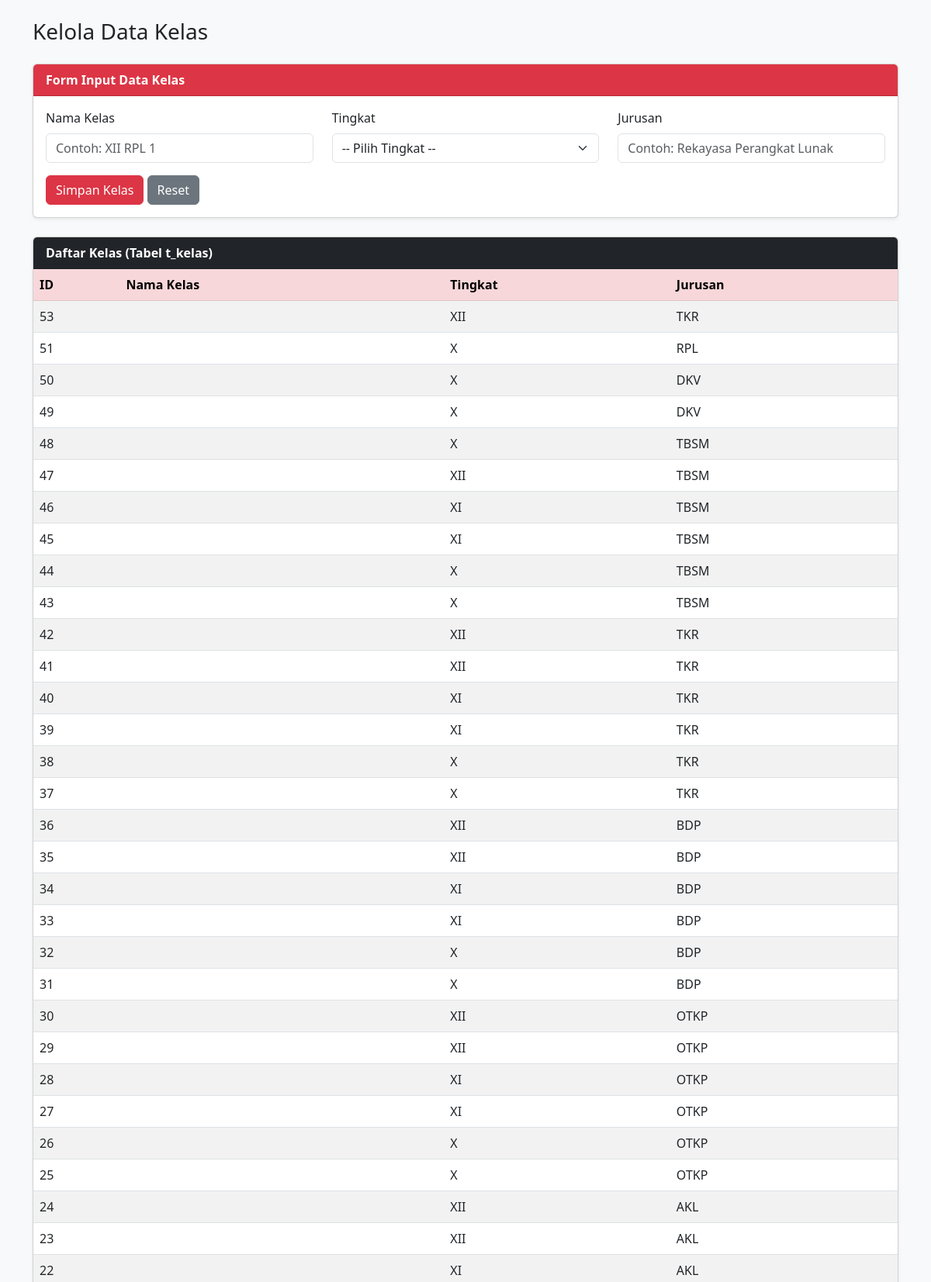
/kelas/kelas.php (upper part), run on the app's committed database.
### tables this page shows
CREATE TABLE `t_kelas` (
  `id` int(11) NOT NULL,
  `wali_kelas_id` int(11) DEFAULT 0,
  `nama` varchar(100) DEFAULT NULL,
  `tingkat` varchar(20) NOT NULL,
  `jurusan` varchar(100) NOT NULL,
  `status_aktif` tinyint(1) NOT NULL,
  `created_at` timestamp NOT NULL DEFAULT current_timestamp(),
  `updated_at` timestamp NOT NULL DEFAULT current_timestamp()
);

### kelas/kelas.php (the view, shortened to what this page needs)
<?php
include '../koneksi.php';
?>
<!DOCTYPE html>
<html lang="id">
<head>
  <link href="https://cdn.jsdelivr.net/npm/bootstrap@5.3.0/dist/css/bootstrap.min.css" rel="stylesheet">
</head>
<body class="bg-light p-4">
  <div class="container">
    <h3 class="mb-4">Kelola Data Kelas</h3>
    <div class="card shadow-sm mb-4">
      <div class="card-header bg-danger text-white fw-bold">
        Form Input Data Kelas
      </div>
      <div class="card-body">
        <form action="" method="POST">
          <div class="row">
            <div class="col-md-4 mb-3">
              <label for="nama_kelas" class="form-label">Nama Kelas</label>
              <input type="text" name="nama_kelas" id="nama_kelas" class="form-control" placeholder="Contoh: XII RPL 1" maxlength="50" required>
            </div>
            <div class="col-md-4 mb-3">
              <label for="tingkat" class="form-label">Tingkat</label>
              <select name="tingkat" id="tingkat" class="form-select" required>
                <option value="">-- Pilih Tingkat --</option>
              </select>
            </div>
            <div class="col-md-4 mb-3">
              <label for="jurusan" class="form-label">Jurusan</label>
              <input type="text" name="jurusan" id="jurusan" class="form-control" placeholder="Contoh: Rekayasa Perangkat Lunak" maxlength="100" required>
            </div>
          </div>
          <button type="submit" name="simpan_kelas" class="btn btn-danger">Simpan Kelas</button>
          <button type="reset" class="btn btn-secondary">Reset</button>
        </form>
      </div>
    </div>
    <div class="card shadow-sm">
      <div class="card-header bg-dark text-white fw-bold">
        Daftar Kelas (Tabel t_kelas)
      </div>
      <div class="card-body p-0">
        <table class="table table-striped table-hover mb-0">
          <thead class="table-danger">
            <tr>
              <th width="10%">ID</th>
              <th>Nama Kelas</th>
              <th>Tingkat</th>
              <th>Jurusan</th>
            </tr>
          </thead>
          <tbody>
            <?php
            $query_kelas = mysqli_query($koneksi, "SELECT * FROM t_kelas ORDER BY id DESC");
            if ($query_kelas && mysqli_num_rows($query_kelas) > 0) {
                while ($row = mysqli_fetch_assoc($query_kelas)) {
                    echo "<tr>
                            <td>{$row['id']}</td>
                            <td>{$row['nama_kelas']}</td>
                            <td>{$row['tingkat']}</td>
                            <td>{$row['jurusan']}</td>
                          </tr>";
                }
            } else {
                echo "<tr><td colspan='4' class='text-center py-3'>Belum ada data kelas di database.</td></tr>";
            }
            ?>
          </tbody>
        </table>
      </div>
    </div>
  </div>
</body>
</html>

### data on the page
t_kelas: id "53", tingkat "XII", jurusan "TKR"
t_kelas: id "51", tingkat "X", jurusan "RPL"
t_kelas: id "50", tingkat "X", jurusan "DKV"
t_kelas: id "49", tingkat "X", jurusan "DKV"
t_kelas: id "48", tingkat "X", jurusan "TBSM"
t_kelas: id "47", tingkat "XII", jurusan "TBSM"
t_kelas: id "46", tingkat "XI", jurusan "TBSM"
t_kelas: id "45", tingkat "XI", jurusan "TBSM"
t_kelas: id "44", tingkat "X", jurusan "TBSM"
t_kelas: id "43", tingkat "X", jurusan "TBSM"
t_kelas: id "42", tingkat "XII", jurusan "TKR"
t_kelas: id "41", tingkat "XII", jurusan "TKR"
t_kelas: id "40", tingkat "XI", jurusan "TKR"
t_kelas: id "39", tingkat "XI", jurusan "TKR"
t_kelas: id "38", tingkat "X", jurusan "TKR"
t_kelas: id "37", tingkat "X", jurusan "TKR"
t_kelas: id "36", tingkat "XII", jurusan "BDP"
t_kelas: id "35", tingkat "XII", jurusan "BDP"
t_kelas: id "34", tingkat "XI", jurusan "BDP"
t_kelas: id "33", tingkat "XI", jurusan "BDP"
t_kelas: id "32", tingkat "X", jurusan "BDP"
t_kelas: id "31", tingkat "X", jurusan "BDP"
t_kelas: id "30", tingkat "XII", jurusan "OTKP"
t_kelas: id "29", tingkat "XII", jurusan "OTKP"
t_kelas: id "28", tingkat "XI", jurusan "OTKP"
t_kelas: id "27", tingkat "XI", jurusan "OTKP"
t_kelas: id "26", tingkat "X", jurusan "OTKP"
t_kelas: id "25", tingkat "X", jurusan "OTKP"
t_kelas: id "24", tingkat "XII", jurusan "AKL"
t_kelas: id "23", tingkat "XII", jurusan "AKL"
t_kelas: id "22", tingkat "XI", jurusan "AKL"
